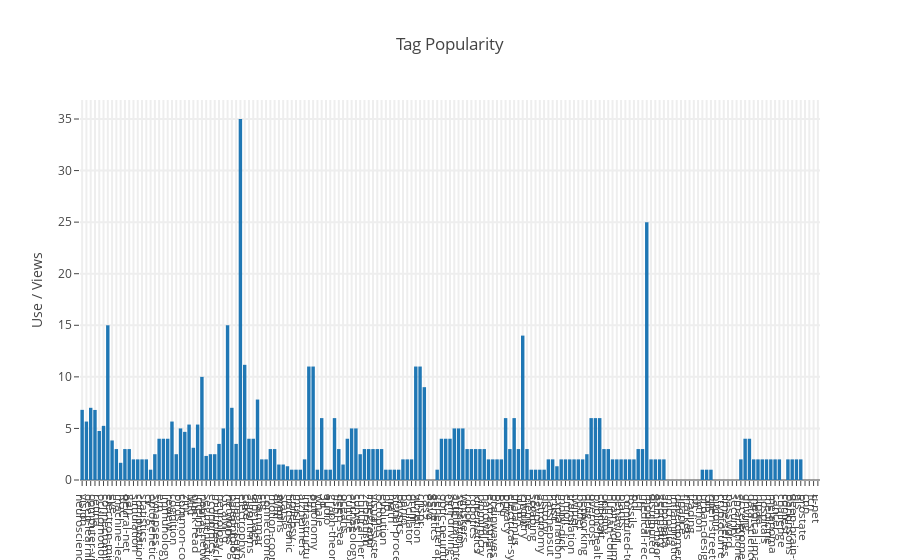

Notebook cell for this chart:
### Code cell
sorted_tags = sorted(tags.items(), key=lambda x: x[1], reverse=True)

plotly.offline.iplot(plotly.graph_objs.Figure(
    data=[
        Bar(
            x=[i[0] for i in sorted_tags],
            y=[v/o for v, o in zip(tag_views, tag_occurs)],
        )
    ], layout=Layout(
    title= 'Tag Popularity',
    hovermode= 'closest',
    xaxis= dict(
#         title= 'Tag',
        ticklen= 5,
        zeroline= False,
        gridwidth= 2,
        dtick=1
    ),
    yaxis=dict(
        title= 'Use / Views',
        ticklen= 5,
        gridwidth= 2,
    ),
    showlegend= False
)))

### Figure 1 — Plotly figure (JSON) as saved in the notebook; plotly's stock layout.template omitted (floating-point values rounded to 4 significant figures; data arrays with more than 128 entries replaced by an {"elided": "..."} marker saying what was removed)
{"data": [{"type": "bar", "x": {"elided": "173 str values"}, "y": {"elided": "173 float values"}}], "layout": {"hovermode": "closest", "showlegend": false, "title": "Tag Popularity", "xaxis": {"dtick": 1, "gridwidth": 2, "ticklen": 5, "zeroline": false}, "yaxis": {"gridwidth": 2, "ticklen": 5, "title": "Use / Views"}}}
